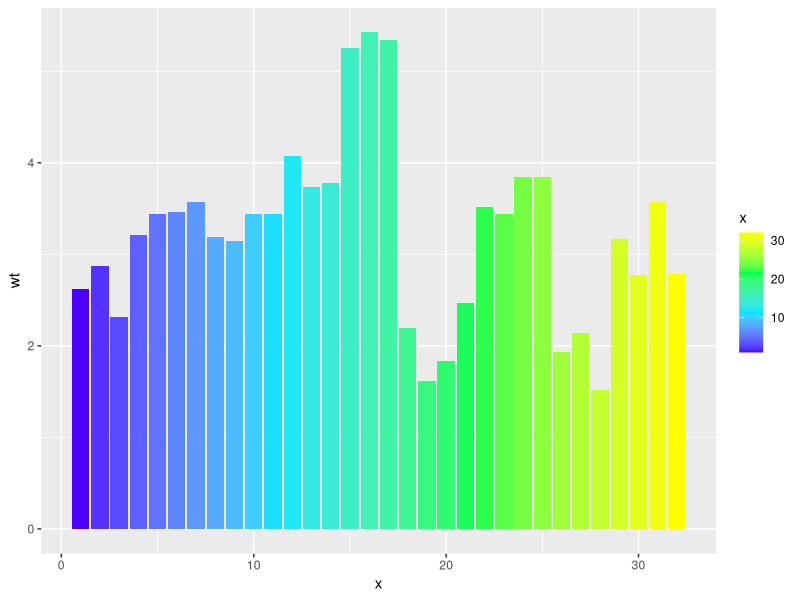

Source code (R):
library(ggplot2)

x <- seq(1, nrow(mtcars))

ggplot(data=mtcars) +
       aes(x = x, y = wt, fill=x) +
       geom_bar(stat="identity") +
       scale_fill_gradientn(colours=topo.colors(4))
